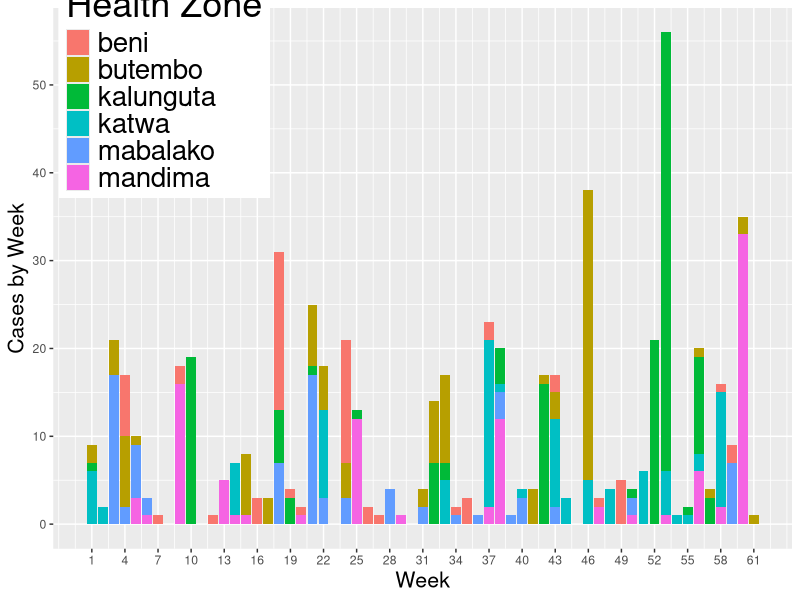

The R script that drew this image:
library(ggplot2)
library(dplyr)

## Read in data of number of infections aggregated by week
weekly_cases <- read.csv("weekly_demo.csv")

## Specify the health zones we are plotting, change date to a week
weekly_cases2  <- weekly_cases %>%
  group_by(SCOnset) %>%
  mutate(cum_confirm = cumsum(weekly_confirm)) %>%
  filter(SCOnset %in% c("beni", "butembo", 'kalunguta', 'katwa', 'mabalako', 'mandima')) %>%
  mutate(Date = as.Date(Date)) 
  #mutate(SCOnset = terr)

## Change from dates to number of weeks from 1 to n=total number of weeks
week_number <- weekly_cases2 %>%
  arrange(Date)
weeks <- as.data.frame(unique(week_number$Date))
weeks$weeknum <- seq(1:61)
colnames(weeks) <- c("Date", "Week")
weeks$Date <- as.Date(weeks$Date)

weekly_cases2 <- left_join(weekly_cases2,weeks,by="Date")

## Plot a stacked bar chart of aggregated number of weeks
ggplot(weekly_cases2, aes(fill=SCOnset, x=Week, y=weekly_confirm)) + labs(fill = "Health Zone") +
  geom_bar(position = "stack", stat = "identity") + 
  scale_x_continuous(breaks = seq(1,61,by=3)) +
  scale_y_continuous(breaks = seq(0,180, by=10)) +
  theme(legend.position = c(0.15,0.85), legend.title = element_text(size=26), 
        legend.text = element_text(size=20)) + 
  ylab("Cases by Week") + xlab("Week") +
  theme(axis.title.y = element_text(size = rel(1.4), angle = 90)) +
  theme(axis.title.x = element_text(size = rel(1.4)))

